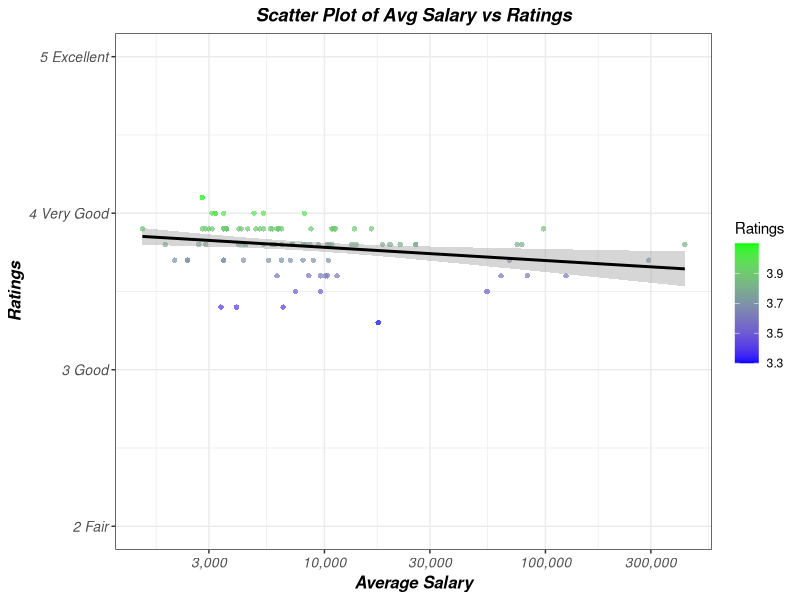

Generate this figure with R:
library(readxl)
library("dplyr")
library(ggplot2)


# Reading the raw company data
companies_df <- read_excel("companies.xlsx")

# filtering and limiting the company df
filtered_companies_df <- companies_df %>%
  filter(Highly_rated_for == "Job Security")%>%  
  mutate(Avg_salary = as.numeric(gsub("k", "", Avg_salary)) * 1000)%>%  # Convert the k into 1000
  slice(1:100)


# Creating a scatter plot to visualize the relationship between company rating and average salary
ggplot(data = filtered_companies_df, aes(x = Avg_salary, y = Ratings)) +
  geom_point(aes(colour = Ratings), shape = 16, alpha = 0.7) +
  geom_smooth(method = "lm", color = "black", se = TRUE) +
  scale_color_gradient(low = "blue", high = "green") +
  theme_bw() +
  
  labs(title = "Scatter Plot of Avg Salary vs Ratings",
       x = "Average Salary",
       y = "Ratings") +
  
#  scale_x_log10(labels = scales::comma) + # Scale the x axis
  scale_x_continuous(labels = scales::comma,
                     # breaks = scales::pretty_breaks(n = ),
                     # breaks = function(x) 10^pretty(log10(range(x, finite = TRUE))),
                     trans = "log10") +
  scale_y_continuous(limits = c(2, 5),
                     breaks = 2:5,
                     labels = c("2 Fair","3 Good", "4 Very Good", "5 Excellent")) +
  
  theme(plot.title = element_text(hjust = 0.5, face = "bold.italic"),  # Center the plot title
        legend.position = "right",  # Adjust legend position
        axis.text = element_text(size = 10, face = "italic"),  # Adjust text size
        axis.title = element_text(size = 12, face = "bold.italic"))  # Adjust title size and font 

# Conclusion we see a very slight negative correlation between a company's rating and the average salary
# Since most points falls outside the confidence interval(grey area), we can also conclude that linear model might not be a good fit
